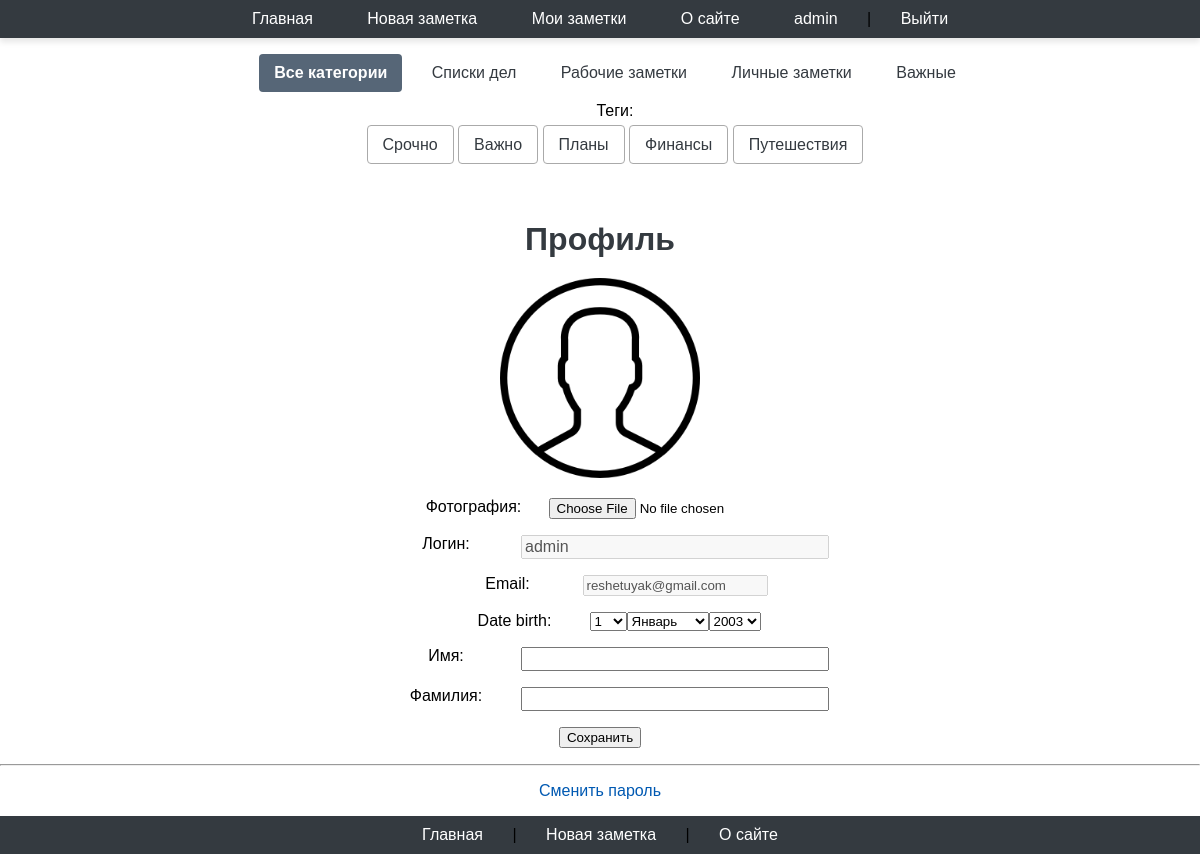
/users/profile/ (signed in), run on the app's committed database.
### users/models.py (models this page shows)
class User(AbstractUser):
    photo = models.ImageField(upload_to="users/%Y/%m/%d/",
                              blank=True, null=True, verbose_name="Фотография")
    date_birth = models.DateTimeField(blank=True,
                                      null=True, verbose_name="Дата рождения")

### notes/models.py (models this page shows, shortened)
class Category(models.Model):
    class Meta:
        verbose_name = 'Категория'
        verbose_name_plural = 'Категории'
    name = models.CharField(max_length=100, db_index=True, verbose_name="Категория")
    slug = models.SlugField(max_length=255, unique=True, db_index=True)
    def get_absolute_url(self):
        return reverse('categories', kwargs={'cat_slug': self.slug})

class TagPost(models.Model):
    class Meta:
        verbose_name = 'Тэг'
        verbose_name_plural = 'Тэги'
    tag = models.CharField(max_length=100, db_index=True)
    slug = models.SlugField(max_length=255, unique=True, db_index=True)
    def get_absolute_url(self):
        return reverse('tag', kwargs={'tag_slug':
                                          self.slug})

### users/views.py (the view, shortened to what this page needs)
# urls.py: path('profile/', views.ProfileUser.as_view(), name='profile'),
class ProfileUser(LoginRequiredMixin, UpdateView):
    model = get_user_model()
    form_class = ProfileUserForm
    template_name = 'users/profile.html'
    extra_context = {'title': "Профиль пользователя",
                     'default_image': settings.DEFAULT_USER_IMAGE}
    def get_object(self, queryset=None):
        return self.request.user

### users/forms.py
class ProfileUserForm(forms.ModelForm):
    username = forms.CharField(disabled=True,
                               label='Логин', widget=forms.TextInput(attrs={'class':
                                                                                'form-input'}))
    email = forms.CharField(disabled=True, label='Email', widget=forms.TextInput(attrs={'class': 'forminput'}))
    this_year = date.today().year
    date_birth = forms.DateField(widget=forms.SelectDateWidget(years=tuple(range(this_year - 100, this_year - 5))))
    class Meta:
        model = get_user_model()
        fields = ['photo', 'username', 'email', 'date_birth','first_name',
                  'last_name']
        labels = {
            'first_name': 'Имя',
            'last_name': 'Фамилия',
        }
        widgets = {
            'first_name':
                forms.TextInput(attrs={'class': 'form-input'}),
            'last_name':
                forms.TextInput(attrs={'class': 'form-input'}),
        }

### notes/templatetags/notes_tags.py (called while the page is built)
@register.inclusion_tag('notes/list_categories.html')
def show_categories(cat_selected_id=0):
    cats = Category.objects.all()
    return {"cats": cats, "cat_selected": cat_selected_id}

@register.inclusion_tag('notes/list_tags.html')
def show_all_tags():
    return {"tags": TagPost.objects.all()}

### users/context_processors.py (called while the page is built)
def get_notes_context(request):
    return {'mainmenu': menu}

### users/templates/users/profile.html (shortened to what this page needs)
{% extends 'base.html' %}
{% block content %}
<h1>Профиль</h1>
<form method="post">
    {% if user.photo %}
    <p><img src="{{ user.photo.url }}" width="200" height="100">
        {% else %}
    <p><img src="{{ default_image }}" width="200" height="100">
        {% endif %}
        {% for f in form %}
    <p><label class="form-label" for="{{f.id_for_label}}">{{f.label}}: </label>{{ f }}</p>
    {% endfor %}
    <p>
        <button type="submit">Сохранить</button>
    </p>
</form>
<hr>
<p><a href="{% url 'users:password_change' %}">Сменить пароль</a></p>
{% endblock %}

### templates/base.html (shortened to what this page needs)
<!DOCTYPE html>
{% load static %}
{% load notes_tags %}
{% autoescape off %}
<html>
<head>
    <link type="text/css" href="{% static 'notes/css/styles.css' %}" rel="stylesheet"/>
</head>
<body>
{% block mainmenu %}
<nav>
    {% for m in mainmenu %}
    <a href="{% url m.url_name %}">{{ m.title }}</a>
    {% endfor %}
    {% if user.is_authenticated %}
    <a href="{% url 'users:profile' %}">{{ user.username }}</a> |
    <a href="{% url 'users:logout' %}">Выйти</a>
    {% else %}
    <a class="last" href="{% url 'users:login' %}">Войти</a> |
    <a href="{% url 'users:register' %}">Регистрация</a>
    {% endif %}
</nav>
{% endblock mainmenu %}
<td valign="top" class="left-chapters">
    <ul id="leftchapters">
        {% if cat_selected == 0 or cat_selected is None %}
        <li class="selected">Все
            категории
        </li>
        {% else %}
        <li><a href="{% url 'home' %}">Все
            категории</a></li>
        {% endif %}
        {% show_categories cat_selected %}
        <br>
        <li>{% show_all_tags %}</li>
    </ul>
</td>
{% block content %} {% endblock %}
{% include 'includes/nav.html' %}
{% endautoescape %}
</body>
</html>

### notes/templates/notes/list_categories.html
{% for cat in cats %}
 {% if cat.id == cat_selected %}
 <li
class="selected">{{cat.name}}</li>
 {% else %}
 <li><a href="{{ cat.get_absolute_url }}">{{cat.name}}</a></li>
 {% endif %}
{% endfor %}

### notes/templates/notes/list_tags.html
{% if tags %}
 Теги:</p>
 <ul class="tags-list">
 {% for t in tags %}
 <li><a
href="{{t.get_absolute_url}}">{{t.tag}}</a></li>
 {% endfor %}
 </ul>
{% endif %}

### notes/static/notes/css/styles.css (style rules this page uses)
html, body { font-family: 'Arial'; margin: auto; text-align: center; padding: 0; height: 100%; width: 100%; }
a { color: #0059b2; text-decoration: none; }
img { max-width: 600px; height: auto; }
ul.tags-list { width: 100%; margin: 0; padding: 0; list-style: none; }
ul.tags-list li { margin: 0; padding: 0 0 10px; display: inline-block; }
ul.tags-list li a { padding: 5px; font-size: 16px; border: 1px solid #aaa; }
.form-input { width: 300px; font-size: 16px; }
.form-label { display: inline-block; min-width: 150px; vertical-align: top; }
nav { background-color: #343a40; padding: 10px 0; text-align: center; box-shadow: 0 4px 6px rgba(0, 0, 0, 0.1); }
nav a, span { color: #ffffff; text-decoration: none; margin: 0 15px; font-size: 16px; transition: color 0.3s, background-color 0.3s; padding: 5px 10px; border-radius: 4px; }
ul { display: inline-block; }
#leftchapters li { margin-bottom: 10px; }
#leftchapters li a, #leftchapters li.selected { padding: 10px 15px; text-decoration: none; color: #343a40; border-radius: 4px; transition: background-color 0.3s, color 0.3s; }
#leftchapters li.selected { background-color: #566677; color: #ffffff; font-weight: bold; }
h1 { color: #343a40; font-size: 2em; margin-bottom: 20px; text-align: center; }
li { display: inline-block; margin-right: 10px; }
.tags-list { list-style-type: none; padding: 0; margin: 0; }
.tags-list li { display: inline-block; margin-right: 10px; }

### data on the page
User: username "admin", form "admin" "reshetuyak@gmail.com"
Category: name "Списки дел"
Category: name "Рабочие заметки"
Category: name "Личные заметки"
Category: name "Важные"
TagPost: tag "Срочно"
TagPost: tag "Важно"
TagPost: tag "Планы"
TagPost: tag "Финансы"
TagPost: tag "Путешествия"

### other printed values
{{ m.title }} "Главная" "Новая заметка" "Мои заметки" "О сайте"
{{ f.label }} "Фотография" "Логин" "Email" "Date birth" "Имя" "Фамилия"
